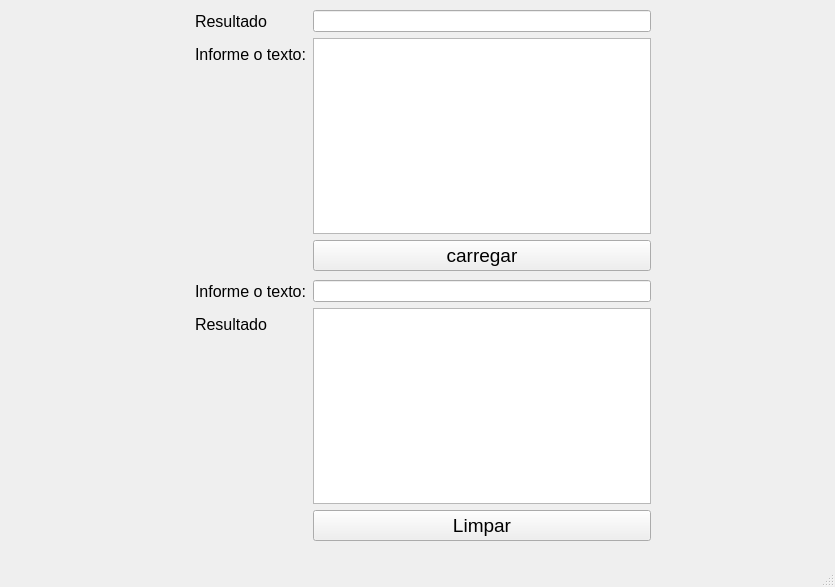
<?xml version="1.0" encoding="UTF-8"?>
<ui version="4.0">
 <class>MainWindow</class>
 <widget class="QMainWindow" name="MainWindow">
  <property name="geometry">
   <rect>
    <x>0</x>
    <y>0</y>
    <width>835</width>
    <height>587</height>
   </rect>
  </property>
  <property name="windowTitle">
   <string>MainWindow</string>
  </property>
  <property name="layoutDirection">
   <enum>Qt::LeftToRight</enum>
  </property>
  <widget class="QWidget" name="centralwidget">
   <widget class="QWidget" name="formLayoutWidget">
    <property name="geometry">
     <rect>
      <x>190</x>
      <y>10</y>
      <width>461</width>
      <height>261</height>
     </rect>
    </property>
    <layout class="QFormLayout" name="formLayout">
     <item row="0" column="0">
      <widget class="QLabel" name="label">
       <property name="font">
        <font>
         <pointsize>12</pointsize>
        </font>
       </property>
       <property name="text">
        <string>Resultado</string>
       </property>
       <property name="indent">
        <number>5</number>
       </property>
      </widget>
     </item>
     <item row="0" column="1">
      <widget class="QLineEdit" name="lineEdit"/>
     </item>
     <item row="1" column="0">
      <widget class="QLabel" name="label_2">
       <property name="font">
        <font>
         <pointsize>12</pointsize>
        </font>
       </property>
       <property name="text">
        <string>Informe o texto:</string>
       </property>
       <property name="indent">
        <number>5</number>
       </property>
      </widget>
     </item>
     <item row="1" column="1">
      <widget class="QPlainTextEdit" name="plainTextEdit"/>
     </item>
     <item row="2" column="1">
      <widget class="QPushButton" name="pushButton">
       <property name="font">
        <font>
         <pointsize>14</pointsize>
        </font>
       </property>
       <property name="text">
        <string>carregar</string>
       </property>
      </widget>
     </item>
    </layout>
   </widget>
   <widget class="QWidget" name="formLayoutWidget_2">
    <property name="geometry">
     <rect>
      <x>190</x>
      <y>280</y>
      <width>461</width>
      <height>261</height>
     </rect>
    </property>
    <layout class="QFormLayout" name="formLayout_2">
     <item row="0" column="0">
      <widget class="QLabel" name="label_3">
       <property name="font">
        <font>
         <pointsize>12</pointsize>
        </font>
       </property>
       <property name="text">
        <string>Informe o texto:</string>
       </property>
       <property name="indent">
        <number>5</number>
       </property>
      </widget>
     </item>
     <item row="0" column="1">
      <widget class="QLineEdit" name="lineEdit_2"/>
     </item>
     <item row="1" column="1">
      <widget class="QPlainTextEdit" name="plainTextEdit_2"/>
     </item>
     <item row="2" column="1">
      <widget class="QPushButton" name="pushButton_2">
       <property name="font">
        <font>
         <pointsize>14</pointsize>
        </font>
       </property>
       <property name="text">
        <string>Limpar</string>
       </property>
      </widget>
     </item>
     <item row="1" column="0">
      <widget class="QLabel" name="label_4">
       <property name="font">
        <font>
         <pointsize>12</pointsize>
        </font>
       </property>
       <property name="text">
        <string>Resultado</string>
       </property>
       <property name="indent">
        <number>5</number>
       </property>
      </widget>
     </item>
    </layout>
   </widget>
  </widget>
  <widget class="QStatusBar" name="statusbar"/>
 </widget>
 <resources/>
 <connections/>
</ui>
